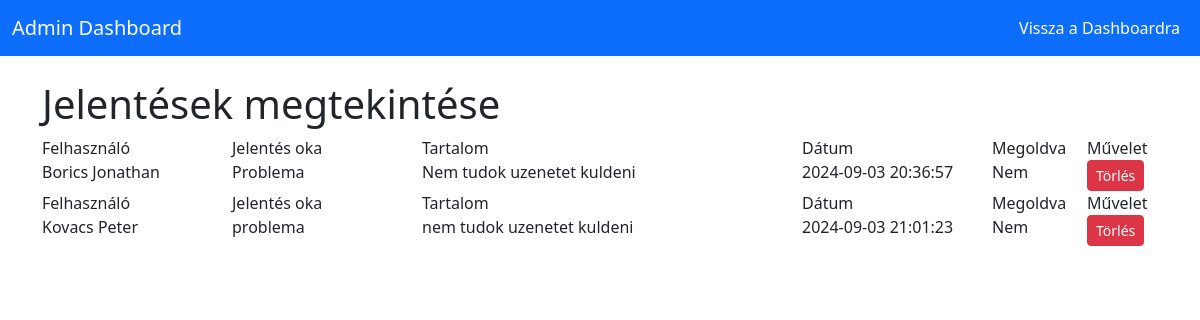
Page /views/admin/view_reports.php (signed in) on the committed database.
### tables this page shows
CREATE TABLE `reports` (
  `report_id` int NOT NULL,
  `reported_user_id` int DEFAULT NULL,
  `reported_by_user_id` int DEFAULT NULL,
  `report_reason` varchar(255) DEFAULT NULL,
  `report_description` text,
  `created_at` timestamp NOT NULL DEFAULT CURRENT_TIMESTAMP,
  `report_content` text,
  `is_resolved` tinyint(1) DEFAULT '0'
);

CREATE TABLE `users` (
  `user_id` int NOT NULL,
  `username` varchar(255) NOT NULL,
  `password_hash` varchar(255) NOT NULL,
  `first_name` varchar(255) DEFAULT NULL,
  `last_name` varchar(255) DEFAULT NULL,
  `phone_number` varchar(20) DEFAULT NULL,
  `address` text,
  `email` varchar(255) NOT NULL,
  `is_walker` tinyint(1) DEFAULT '0',
  `is_admin` tinyint(1) DEFAULT '0',
  `is_approved` tinyint(1) DEFAULT '0',
  `is_active` tinyint(1) DEFAULT '1',
  `created_at` timestamp NOT NULL DEFAULT CURRENT_TIMESTAMP
);

### views/admin/view_reports.php (the view, shortened to what this page needs)
<?php
$servername = "localhost";
$username = "netwalker";
$password = "OAOJM80ovv20biq";
$dbname = "netwalker";
$conn = new mysqli($servername, $username, $password, $dbname);
$sql_reports = "SELECT reports.report_id, users.first_name, users.last_name, reports.report_reason, reports.report_description, reports.created_at, reports.is_resolved
                FROM reports
                JOIN users ON reports.reported_user_id = users.user_id";
$result_reports = $conn->query($sql_reports);
?>
<!DOCTYPE html>
<html lang="en">
<head>
    <link href="https://cdn.jsdelivr.net/npm/bootstrap@5.3.2/dist/css/bootstrap.min.css" rel="stylesheet">
</head>
<body>
<nav class="navbar navbar-expand-lg navbar-custom bg-primary">
    <div class="container-fluid">
        <a class="navbar-brand text-white" href="#">Admin Dashboard</a>
        <div class="collapse navbar-collapse" id="navbarNav">
            <ul class="navbar-nav ms-auto">
                <li class="nav-item">
                    <a class="nav-link text-white" href="admin_dashboard.php">Vissza a Dashboardra</a>
                </li>
            </ul>
        </div>
    </div>
</nav>
<div class="container mt-4">
    <h1>Jelentések megtekintése</h1>
    <?php if ($result_reports->num_rows > 0): ?>
        <?php while ($report = $result_reports->fetch_assoc()): ?>
            <div class="report-card">
                <div class="report-header">
                    <div class="row">
                        <div class="col-md-2">Felhasználó</div>
                        <div class="col-md-2">Jelentés oka</div>
                        <div class="col-md-4">Tartalom</div>
                        <div class="col-md-2">Dátum</div>
                        <div class="col-md-1">Megoldva</div>
                        <div class="col-md-1">Művelet</div>
                    </div>
                </div>
                <div class="row">
                    <div class="col-md-2"><?php echo $report['first_name'] . ' ' . $report['last_name']; ?></div>
                    <div class="col-md-2"><?php echo $report['report_reason']; ?></div>
                    <div class="col-md-4"><?php echo htmlspecialchars($report['report_description']); ?></div>
                    <div class="col-md-2"><?php echo $report['created_at']; ?></div>
                    <div class="col-md-1">
                        <span class="<?php echo $report['is_resolved'] ? 'badge-resolved' : 'badge-unresolved'; ?>">
                            <?php echo $report['is_resolved'] ? 'Igen' : 'Nem'; ?>
                        </span>
                    </div>
                    <div class="col-md-1">
                        <a href="view_reports.php?delete_report=<?php echo $report['report_id']; ?>" class="btn btn-danger btn-sm">Törlés</a>
                    </div>
                </div>
            </div>
        <?php endwhile; ?>
    <?php else: ?>
        <p>Nincs elérhető jelentés.</p>
    <?php endif; ?>
</div>
</body>
</html>

### rows in the picture
reports: reported_user.first_name "Borics", reported_user.last_name "Jonathan", report_reason "Problema", report_description "Nem tudok uzenetet kuldeni", created_at "2024-09-03 20:36:57", is_resolved "Nem"
reports: reported_user.first_name "Kovacs", reported_user.last_name "Peter", report_reason "problema", report_description "nem tudok uzenetet kuldeni", created_at "2024-09-03 21:01:23", is_resolved "Nem"
